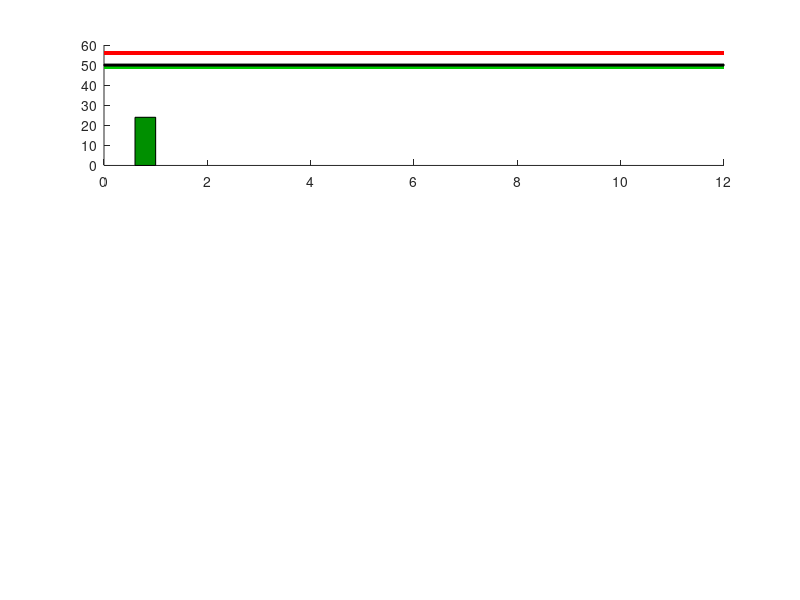

MATLAB code for this plot: (Note: this script raises an error after producing the figure.)
function temple_abm_economy_stock_market
%TEMPLE_ABM_ECONOMY_STOCK_MARKET
%   Agents participating in a stock market. Each
%   agent holds a number of shares and possesses
%   a certain amount of cash. Moreover, each agent
%   has a personal maximum buying price and a
%   minimum selling price for a share. Each step
%   consists of (A) market adjustment, and
%   (B) agent price adjustment. In part (A), the
%   stock price goes up or down until there are
%   buyers and sellers in the market. Once there
%   are, trading of shares happens until the market
%   is in equilibrium. Part (B) consists of random
%   fluctuations of agents' prices, plus a momentum
%   effect, depending on the direction of the
%   stock price.
%
% 04/2016 by Benjamin Seibold (original)
% 04/2018 by Benjamin Seibold (latest version)
%            http://www.math.temple.edu/~seibold/

%------------------------------------------------------------------------
% Parameters
%------------------------------------------------------------------------
n = 10; % number of agents (each agent can sell and buy
number_of_shares_total = 50*n; % number of shares of stock in the market
stock_price = 50; % initial price per share
max_price = stock_price*2; % initial maximum price per share

% Initialization
max_buying_price = randi(stock_price,1,n);
min_selling_price = randi(max_price-stock_price,1,n)+stock_price;
number_of_shares = ones(1,n)*floor(number_of_shares_total/n);
number_of_shares(1) = number_of_shares_total-sum(number_of_shares(2:end));
max_shares = max(number_of_shares); % initial max number of shares
cash = number_of_shares*stock_price; % initial value of cash per agent
max_cash = max(cash); % initial maximum cash per agent

% Computation
for i = 1:10000 % time loop
    %--------------------------------------------------------------------
    % Plotting
    %--------------------------------------------------------------------
    clf
    subplot(3,1,1)
    % Plot market prices
    buy_price = max(max_buying_price(cash>=stock_price));
    sell_price = min(min_selling_price(number_of_shares>0));
    patch([0 0 1 1]*(n+2),buy_price+[1 -1 -1 1],...
        [0 .8 0],'EdgeColor','none')
    patch([0 0 1 1]*(n+2),sell_price+[1 -1 -1 1],...
        [1 0 0],'EdgeColor','none')
    patch([0 0 1 1]*(n+2),stock_price+[1 -1 -1 1]*.5,[0 0 0])
    for j = 1:n % loop over agents
        % Bars for maximum buying price
        c = sign(max_buying_price(j)-stock_price);
        col = [0 .8 0]*(.7+(c>=0)*.3); % color of bar
        if cash(j)<stock_price, col = [1 1 1]; end % cannot afford buying
        patch(j-.4+[0 1 1 0]*.4,[0 0 1 1]*max_buying_price(j),col)
        text(j-.2,max_buying_price(j)/2,'buy for',...
            'HorizontalAlign','center','Rotation',90)
        % Bars for minimum selling price
        c = sign(min_selling_price(j)-stock_price);
        col = [1 0 0]*(.7+(c<=0)*.3); % color of bar
        if number_of_shares(j)==0, col = [1 1 1]; end % no shares held
        patch(j+[0 1 1 0]*.4,[0 0 1 1]*min_selling_price(j),col)
        text(j+.2,min_selling_price(j)/2,'sell for',...
            'HorizontalAlign','center','Rotation',90)
    end
    max_price = max([max_price,min_selling_price,max_buying_price]);
    text(n+.5,buy_price,'max buying price',...
        'VerticalAlign','top','Color',[0 .4 0])
    text(n+.5,sell_price,'min selling price',...
        'VerticalAlign','bottom','Color',[.5 0 0])
    axis([0,n+2,0,max_price*1.1])
    title('Prices')
    
    subplot(3,1,2)
    for j = 1:n % loop over agents
        % Bars for number of shares
        patch(j-.4+[0 1 1 0]*.8,[0 0 1 1]*number_of_shares(j),[0 0 1])
    end
    max_shares = max([max_shares,number_of_shares]);
    axis([0,n+2,0,max_shares*1.1])
    title('Number of shares per agent')
    
    subplot(3,1,3)
    net_worth = cash+number_of_shares*stock_price; % net worth of agents
    for j = 1:n % loop over agents
        % Bars for cash available
        patch(j-.4+[0 1 1 0]*.4,[0 0 1 1]*cash(j),...
            [.85 .9 0]*(.5+.5*(cash(j)>=stock_price)))
        text(j-.2,cash(j)/2,'cash available',...
            'HorizontalAlign','center','Rotation',90)
        % Bars for net worth
        patch(j+[0 1 1 0]*.4,[0 0 1 1]*net_worth(j),[.95 .8 0])
        text(j+.2,net_worth(j)/2,'net worth',...
            'HorizontalAlign','center','Rotation',90)
    end
    max_cash = max([max_cash,cash,net_worth]);
    axis([0,n+2,0,max_cash*1.1])
    title('Cash and net worth')
    pause(1e-2)
    
    %--------------------------------------------------------------------
    % Update rule
    %--------------------------------------------------------------------
    % Conduct stock trades (when possible) and stock price adjustments
    starting_price = stock_price; % stock price before market
    while 1 % loop until market equilibrium is reached
        buy_price = max(max_buying_price(cash>=stock_price));
        sell_price = min(min_selling_price(number_of_shares>0));
        if buy_price<sell_price&&... % if no trades possible at any price
                buy_price<=stock_price&&sell_price>=stock_price % and
            break % stock price adjusted, terminate
        end
        % Determine potential buyers and sellers
        ind_willing_to_buy = find(stock_price<=max_buying_price&...
            cash>=stock_price); % wants to and can buy
        ind_willing_to_sell = find(stock_price>=min_selling_price&...
            number_of_shares>0); % wants to and can sell
        n_willing_to_buy = numel(ind_willing_to_buy); % number or buyers
        n_willing_to_sell = numel(ind_willing_to_sell); % nr of sellers
        if n_willing_to_buy&&n_willing_to_sell % if a trade possible
            % Randomly determine a buyer and a seller
            ind_buying = ind_willing_to_buy(randi(n_willing_to_buy));
            ind_selling = ind_willing_to_sell(randi(n_willing_to_sell));
            % Conduct the trade, moving a share
            number_of_shares(ind_buying) = ...
                number_of_shares(ind_buying)+1;
            number_of_shares(ind_selling) = ...
                number_of_shares(ind_selling)-1;
            cash(ind_buying) = cash(ind_buying)-stock_price;
            cash(ind_selling) = cash(ind_selling)+stock_price;
            % Adjust individual prices of recent traders
            max_buying_price(ind_buying) = ...
                max(max_buying_price(ind_buying)-1,0);
            min_selling_price(ind_selling) = ...
                min_selling_price(ind_selling)+1;
        elseif n_willing_to_buy&&~n_willing_to_sell % demand but no supply
            stock_price = stock_price+1; % increase stock price
        elseif ~n_willing_to_buy&&n_willing_to_sell % supply but no demand
            stock_price = max(stock_price-1,1); % lower stock price
        else % if no demand and no supply
            break % terminate
        end
    end
    
    % Random fluctuation in agents' buying and selling prices
    max_buying_price = max_buying_price+randi(3,1,n)-2;
    min_selling_price = min_selling_price+randi(3,1,n)-2;
    
    % Introduce momentum
    change = stock_price-starting_price; % stock price change
    max_buying_price = max_buying_price+... % move agents' buying prices
        round(3*max(change,0)*rand(1,n).*... % up if stock price goes up
        (cash>=stock_price));
    min_selling_price = min_selling_price+... % move selling prices down
        round(3*min(change,0)*rand(1,n).*... % if stock price goes down
        (number_of_shares>0));
    min_selling_price = max(min_selling_price,1);
    
    % Make buying prices >=0 and selling prices > buying prices
    max_buying_price = max(max_buying_price,0);
    ind = max_buying_price>min_selling_price; % unbalanced prices
    avg_price = (max_buying_price+min_selling_price)/2; % use average price
    max_buying_price(ind) = round(avg_price(ind)-.5);
    min_selling_price(ind) = max_buying_price(ind)+1;
end
